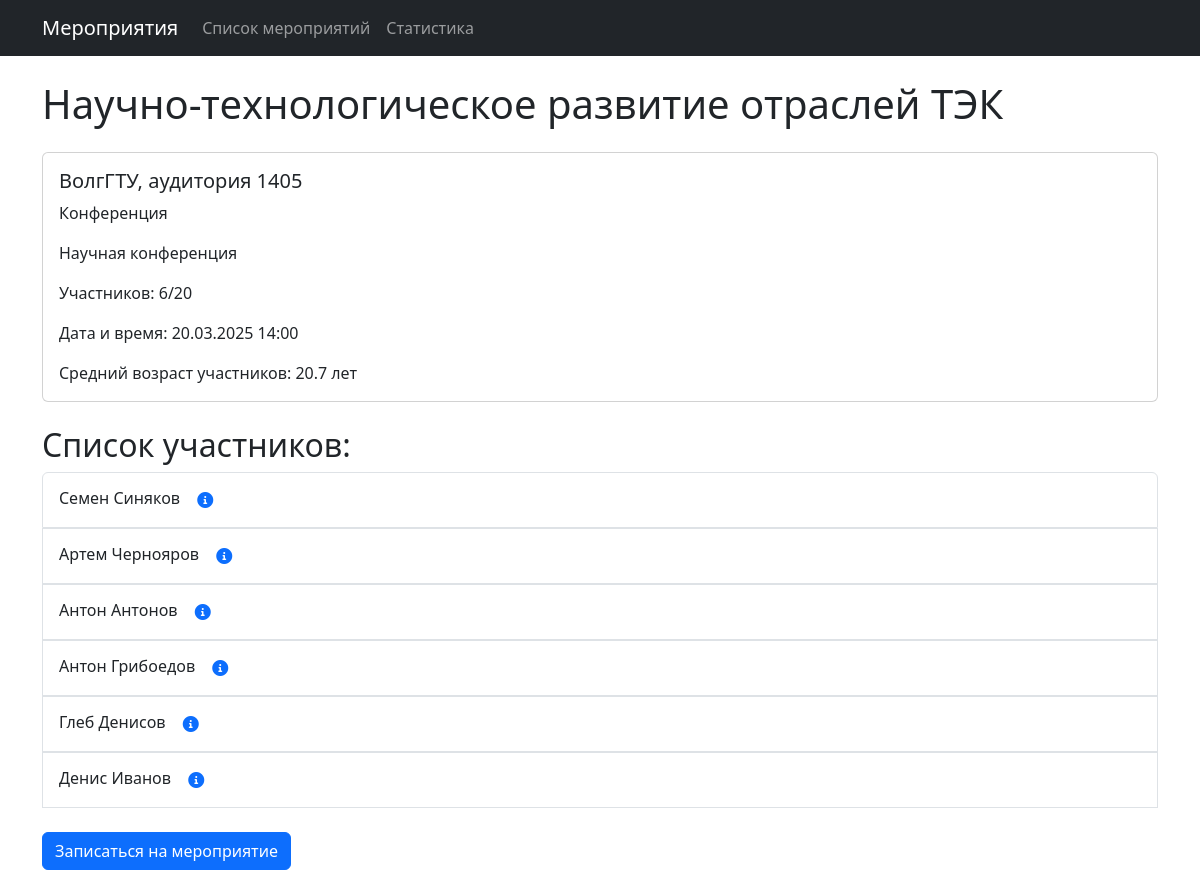
Page /events/event/1/ on the committed database.
### events/models.py (models this page shows, shortened)
class Event(models.Model):
    EVENT_TYPES = [
        ('conference', 'Конференция'),
        ('seminar', 'Семинар'),
        ('workshop', 'Мастер-класс'),
        ('other', 'Другое'),
    ]
    title = models.CharField(max_length=255, verbose_name="Название конференции", default="Без названия")
    type = models.CharField(max_length=50, choices=EVENT_TYPES, verbose_name="Тип мероприятия")
    date = models.DateTimeField(verbose_name="Дата и время проведения")
    location = models.CharField(max_length=255, verbose_name="Место проведения")
    description = models.TextField(verbose_name="Описание мероприятия")
    max_participants = models.PositiveIntegerField(verbose_name="Максимальное количество участников")
    participants_count = models.PositiveIntegerField(default=0, verbose_name="Количество участников")

class Participant(models.Model):
    event = models.ForeignKey(Event, on_delete=models.CASCADE, related_name="participants", verbose_name="Мероприятие")
    first_name = models.CharField(max_length=100, verbose_name="Имя")
    last_name = models.CharField(max_length=100, verbose_name="Фамилия")
    email = models.EmailField(verbose_name="Email")
    age = models.PositiveIntegerField(verbose_name="Возраст")
    university = models.CharField(max_length=255, verbose_name="Университет")
    faculty = models.CharField(max_length=255, verbose_name="Факультет")
    group = models.CharField(max_length=50, verbose_name="Группа")

### events/views.py (the view)
# urls.py: path('event/<int:event_id>/', views.event_detail, name='event_detail'),
def event_detail(request, event_id):
    event = get_object_or_404(Event, id=event_id)
    participants = event.participants.all()
    if request.method == 'POST':
        return _handle_participant_form(request, event)
    return render(request, 'events/event_detail.html', {
        'event': event,
        'participants': participants,
        'form': ParticipantForm(),
        'average_age': _calculate_average_age(participants)
    })

### events/views.py (called while the page is built)
def _calculate_average_age(participants):
    if not participants:
        return None
    return sum(p.age for p in participants) / len(participants)

### events/templates/events/event_detail.html (shortened to what this page needs)
{% extends 'events/base.html' %}
{% block content %}
<h1 class="mb-4">{{ event.title }}</h1>
<div class="card">
    <div class="card-body">
        <h5 class="card-title">{{ event.location }}</h5>
        <p class="card-text">{{ event.get_type_display }}</p>
        <p class="card-text">{{ event.description }}</p>
        <p class="card-text">Участников: {{ event.participants_count }}/{{ event.max_participants }}</p>
        <p class="card-text">Дата и время: {{ event.date|date:"d.m.Y H:i" }}</p>
        <p class="card-text">
            Средний возраст участников:
            {% if average_age %}
                {{ average_age|floatformat:1 }} лет
            {% else %}
                Нет данных
            {% endif %}
        </p>
    </div>
</div>
<h2 class="mt-4">Список участников:</h2>
<ul class="list-group mb-4">
    {% for participant in participants %}
        <li class="list-group-item">
            {{ participant.first_name }} {{ participant.last_name }}
            <button type="button" class="btn btn-link" data-bs-toggle="modal" data-bs-target="#participantModal{{ participant.id }}">
                <i class="fas fa-info-circle"></i>
            </button>
        </li>
    {% empty %}
        <li class="list-group-item">Пока нет участников.</li>
    {% endfor %}
</ul>
<button type="button" class="btn btn-primary" data-bs-toggle="modal" data-bs-target="#registrationModal">
    Записаться на мероприятие
</button>
{% endblock %}

### events/templates/events/base.html (shortened to what this page needs)
<!DOCTYPE html>
<html lang="ru">
<head>
    <link href="https://cdn.jsdelivr.net/npm/bootstrap@5.3.0/dist/css/bootstrap.min.css" rel="stylesheet">
    <link href="https://cdnjs.cloudflare.com/ajax/libs/font-awesome/6.0.0-beta3/css/all.min.css" rel="stylesheet">
</head>
<body>
    <nav class="navbar navbar-expand-lg navbar-dark bg-dark">
        <div class="container">
            <a class="navbar-brand" href="/events/">Мероприятия</a>
            <div class="collapse navbar-collapse" id="navbarNav">
                <ul class="navbar-nav">
                    <li class="nav-item">
                        <a class="nav-link" href="/events/">Список мероприятий</a>
                    </li>
                    <li class="nav-item">
                    <a class="nav-link" href="{% url 'event_statistics' %}">Статистика</a>
                    </li>
                </ul>
            </div>
        </div>
    </nav>
    <div class="container mt-4">
        {% block content %}{% endblock %}
    </div>
</body>
</html>

### rows in the picture
Event: title "Научно-технологическое развитие отраслей ТЭК", location "ВолгГТУ, аудитория 1405", type "Конференция", description "Научная конференция", participants_count "6", max_participants "20", date "20.03.2025 14:00"
Participant: first_name "Семен", last_name "Синяков"
Participant: first_name "Артем", last_name "Чернояров"
Participant: first_name "Антон", last_name "Антонов"
Participant: first_name "Антон", last_name "Грибоедов"
Participant: first_name "Глеб", last_name "Денисов"
Participant: first_name "Денис", last_name "Иванов"

### other values in the picture
{{ average_age|floatformat:1 }} "20.7"
